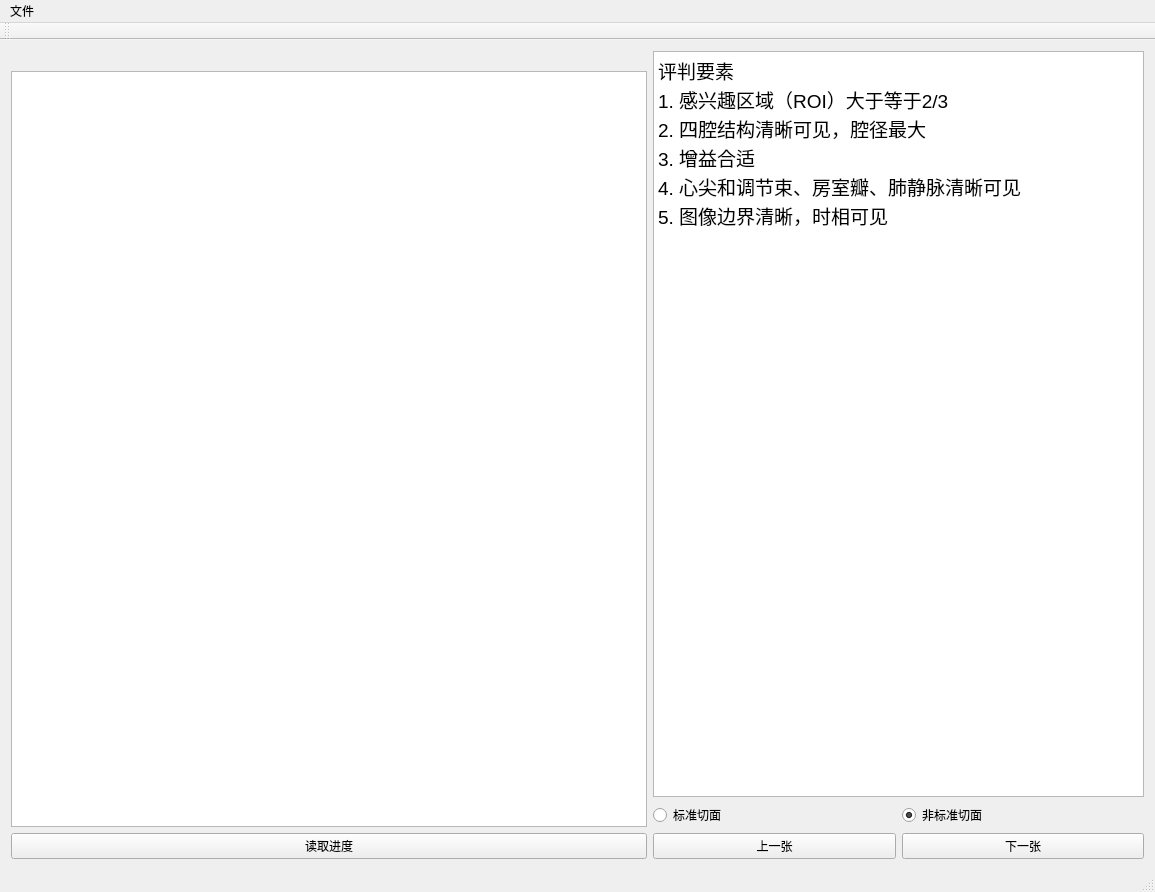
<?xml version="1.0" encoding="UTF-8"?>
<ui version="4.0">
 <class>MainWindow</class>
 <widget class="QMainWindow" name="MainWindow">
  <property name="geometry">
   <rect>
    <x>0</x>
    <y>0</y>
    <width>1155</width>
    <height>892</height>
   </rect>
  </property>
  <property name="windowTitle">
   <string>MainWindow</string>
  </property>
  <widget class="QWidget" name="centralWidget">
   <layout class="QVBoxLayout" name="verticalLayout_3">
    <item>
     <layout class="QHBoxLayout" name="horizontalLayout">
      <item>
       <layout class="QVBoxLayout" name="verticalLayout">
        <item>
         <widget class="QLabel" name="labelImageFileName">
          <property name="text">
           <string/>
          </property>
         </widget>
        </item>
        <item>
         <widget class="QGraphicsView" name="graphicsView">
          <property name="minimumSize">
           <size>
            <width>636</width>
            <height>432</height>
           </size>
          </property>
         </widget>
        </item>
        <item>
         <widget class="QPushButton" name="pushButtonReadProcess">
          <property name="text">
           <string>读取进度</string>
          </property>
         </widget>
        </item>
       </layout>
      </item>
      <item>
       <layout class="QVBoxLayout" name="verticalLayout_2">
        <item>
         <widget class="QTextBrowser" name="textBrowser">
          <property name="html">
           <string>&lt;!DOCTYPE HTML PUBLIC &quot;-//W3C//DTD HTML 4.0//EN&quot; &quot;http://www.w3.org/TR/REC-html40/strict.dtd&quot;&gt;
&lt;html&gt;&lt;head&gt;&lt;meta name=&quot;qrichtext&quot; content=&quot;1&quot; /&gt;&lt;style type=&quot;text/css&quot;&gt;
p, li { white-space: pre-wrap; }
&lt;/style&gt;&lt;/head&gt;&lt;body style=&quot; font-family:'Sans'; font-size:14pt; font-weight:400; font-style:normal;&quot;&gt;
&lt;p style=&quot; margin-top:0px; margin-bottom:0px; margin-left:0px; margin-right:0px; -qt-block-indent:0; text-indent:0px;&quot;&gt;评判要素&lt;/p&gt;
&lt;p style=&quot; margin-top:0px; margin-bottom:0px; margin-left:0px; margin-right:0px; -qt-block-indent:0; text-indent:0px;&quot;&gt;1. 感兴趣区域（ROI）大于等于2/3&lt;/p&gt;
&lt;p style=&quot; margin-top:0px; margin-bottom:0px; margin-left:0px; margin-right:0px; -qt-block-indent:0; text-indent:0px;&quot;&gt;2. 四腔结构清晰可见，腔径最大&lt;/p&gt;
&lt;p style=&quot; margin-top:0px; margin-bottom:0px; margin-left:0px; margin-right:0px; -qt-block-indent:0; text-indent:0px;&quot;&gt;3. 增益合适&lt;/p&gt;
&lt;p style=&quot; margin-top:0px; margin-bottom:0px; margin-left:0px; margin-right:0px; -qt-block-indent:0; text-indent:0px;&quot;&gt;4. 心尖和调节束、房室瓣、肺静脉清晰可见&lt;/p&gt;
&lt;p style=&quot; margin-top:0px; margin-bottom:0px; margin-left:0px; margin-right:0px; -qt-block-indent:0; text-indent:0px;&quot;&gt;5. 图像边界清晰，时相可见&lt;/p&gt;&lt;/body&gt;&lt;/html&gt;</string>
          </property>
         </widget>
        </item>
        <item>
         <layout class="QGridLayout" name="gridLayout">
          <item row="0" column="0">
           <widget class="QRadioButton" name="radioButtonYes">
            <property name="text">
             <string>标准切面</string>
            </property>
           </widget>
          </item>
          <item row="0" column="1">
           <widget class="QRadioButton" name="radioButtonNo">
            <property name="text">
             <string>非标准切面</string>
            </property>
            <property name="checked">
             <bool>true</bool>
            </property>
           </widget>
          </item>
          <item row="1" column="0">
           <widget class="QPushButton" name="pushButtonPrev">
            <property name="text">
             <string>上一张</string>
            </property>
           </widget>
          </item>
          <item row="1" column="1">
           <widget class="QPushButton" name="pushButtonNext">
            <property name="text">
             <string>下一张</string>
            </property>
           </widget>
          </item>
         </layout>
        </item>
       </layout>
      </item>
     </layout>
    </item>
   </layout>
  </widget>
  <widget class="QMenuBar" name="menuBar">
   <property name="geometry">
    <rect>
     <x>0</x>
     <y>0</y>
     <width>1155</width>
     <height>35</height>
    </rect>
   </property>
   <widget class="QMenu" name="menu">
    <property name="title">
     <string>文件</string>
    </property>
    <addaction name="actionOpen"/>
    <addaction name="actionSave"/>
    <addaction name="actionQuit"/>
   </widget>
   <addaction name="menu"/>
  </widget>
  <widget class="QToolBar" name="mainToolBar">
   <attribute name="toolBarArea">
    <enum>TopToolBarArea</enum>
   </attribute>
   <attribute name="toolBarBreak">
    <bool>false</bool>
   </attribute>
  </widget>
  <widget class="QStatusBar" name="statusBar"/>
  <action name="actionOpen">
   <property name="text">
    <string>打开目录</string>
   </property>
  </action>
  <action name="actionSave">
   <property name="text">
    <string>保存</string>
   </property>
  </action>
  <action name="actionQuit">
   <property name="text">
    <string>退出</string>
   </property>
  </action>
 </widget>
 <layoutdefault spacing="6" margin="11"/>
 <tabstops>
  <tabstop>radioButtonYes</tabstop>
  <tabstop>radioButtonNo</tabstop>
  <tabstop>pushButtonPrev</tabstop>
  <tabstop>pushButtonNext</tabstop>
  <tabstop>pushButtonReadProcess</tabstop>
  <tabstop>graphicsView</tabstop>
  <tabstop>textBrowser</tabstop>
 </tabstops>
 <resources/>
 <connections/>
</ui>
